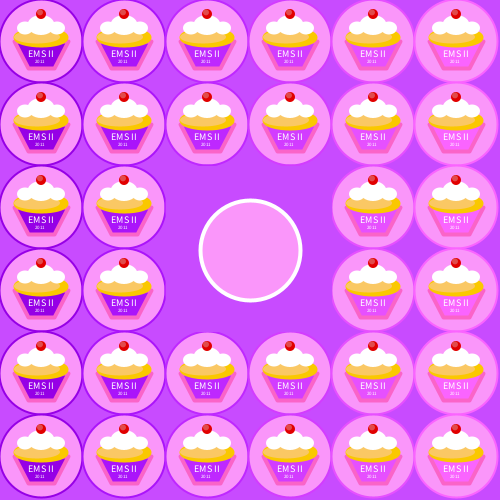
Frame 1 (no input)
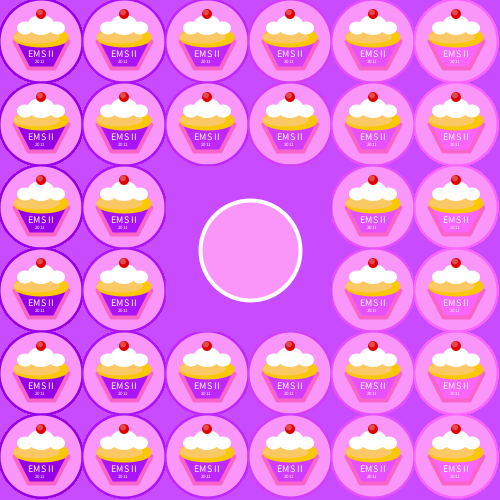
Frame 60 (the mouse pressed at the canvas centre just before this capture)
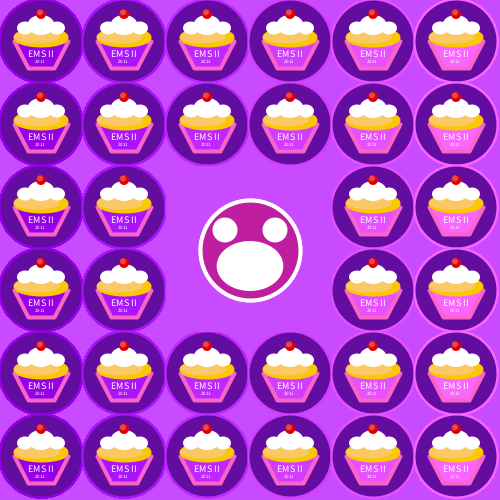
Frame 120 (the mouse held since frame 60 and released just before this capture)

The Processing sketch that drew these frames (run headless with seeded random() and noise(); from frame 60 on, the mouse is pressed at the canvas centre):

// Processing sketch: processing_36755
// ── processing_36755.pde

// Jill Goodwyn
// Carnegie Mellon University
// Electronic Media Studio II Section D
// Professor Singer
// September 2011
// jpgoodwyn@gmail.com

// Homework for 9.12.2011

int r1 = 250;
int r2 = 150;
int r3 = 250;

void setup()
{
  size(500, 500);
  smooth();
  ellipseMode(CENTER);
  background(200,75,255);
}

void draw()
{
  loopCupcake();
  drawButton();
}

// The giant button in the center of the screen
void drawButton()
{
  int diam = width/5;

  fill(200,75,255);
  rect(width/3,height/3,width/3,height/3);
  stroke(255);
  strokeWeight(4);
  fill(250, 150, 250);
  ellipse(width/2,height/2, diam,diam);

  // Only draw the color change if the mouse is pressed and held down
  if(mousePressed)
  {
    if (mouseX > (width/2)-(diam/2) && mouseX < (width/2)+(diam/2))
    {
      if (mouseY > (height/2)-(diam/2) && mouseY < (height/2)+(diam/2))
      {
        r1 = int(random(255));
        r2 = int(random(255));
        r3 = int(random(255));
        fill(r1, r2, r3);
        ellipse(width/2,height/2, diam,diam);
        fill(255);
        noStroke();
        ellipse((width/2)-(diam/4),(height/2)-(diam/5),diam/4,diam/4);
        ellipse((width/2)+(diam/4),(height/2)-(diam/5),diam/4,diam/4);
        ellipse(width/2,(height/2)+(diam/6), diam/1.5, diam/2);
      }
    }
  }
}

// Loops the cupcakes
void loopCupcake()
{
  int oneTenthWidth = width/6;
  int oneTenthHeight = height/6;

  for(int x = 0; x <= 5; x++)
  {
    for(int y = 0; y <= 5; y++ )
    {
      int r = 150 + (x*20);
      int g = 0  + (x*20);
      int b = 230 + (x*20);

      drawCupcake((oneTenthWidth * x) + (oneTenthWidth/2),
      (oneTenthHeight * y) + (oneTenthWidth/2),
      oneTenthWidth, r, g, b);
    }
  }
}

// Draws a friggin cupcake wherever you want it, at whatever size you want
void drawCupcake(int cupcakeX, int cupcakeY, int cupcakeDiam, int r, int g, int b)
{

  // the circle background
  stroke(r, g, b);
  strokeWeight(cupcakeDiam/30);
  fill(r1, r2, r3);
  ellipse(cupcakeX, cupcakeY, cupcakeDiam, cupcakeDiam);

  // the wrapper (bottom)
  stroke(250, 100, 200);
  strokeWeight(cupcakeDiam/18);
  strokeJoin(ROUND);
  fill(r, g, b);
  quad(cupcakeX-cupcakeDiam/3, cupcakeY, 
  cupcakeX+cupcakeDiam/3, cupcakeY, 
  cupcakeX+cupcakeDiam/6, cupcakeY+cupcakeDiam/3, 
  cupcakeX-cupcakeDiam/6, cupcakeY+cupcakeDiam/3);

  // the cake
  stroke(250,200,0);
  strokeWeight(cupcakeDiam/18);
  fill(250, 200, 0);
  ellipse(cupcakeX, cupcakeY-cupcakeDiam/20, cupcakeDiam/1.6, cupcakeDiam/5);
  noStroke();
  fill(250,200,100);
  ellipse(cupcakeX-cupcakeDiam/20, cupcakeY-cupcakeDiam/20, cupcakeDiam/1.8, cupcakeDiam/6);

  // the frosting
  noStroke();
  fill(255);
  ellipse(cupcakeX, cupcakeY-cupcakeDiam/5, cupcakeDiam/3, cupcakeDiam/4);
  ellipse(cupcakeX-cupcakeDiam/5, cupcakeY-cupcakeDiam/6, cupcakeDiam/5, cupcakeDiam/6);
  ellipse(cupcakeX+cupcakeDiam/5, cupcakeY-cupcakeDiam/6, cupcakeDiam/5, cupcakeDiam/6);

  // cherry!
  noStroke();
  fill(225,0,0);
  ellipse(cupcakeX, cupcakeY-cupcakeDiam/3, cupcakeDiam/8, cupcakeDiam/8);
  fill(225,75,75);
  ellipse(cupcakeX-cupcakeDiam/60, cupcakeY-cupcakeDiam/2.9,
  cupcakeDiam/12, cupcakeDiam/12);

  // text
  fill(255);
  textSize(cupcakeDiam/8);
  text("EMS II", cupcakeX-cupcakeDiam/6, cupcakeY+cupcakeDiam/5);
  textSize(cupcakeDiam/15);
  text("2011", cupcakeX-cupcakeDiam/12, cupcakeY+cupcakeDiam/3.7);
}
